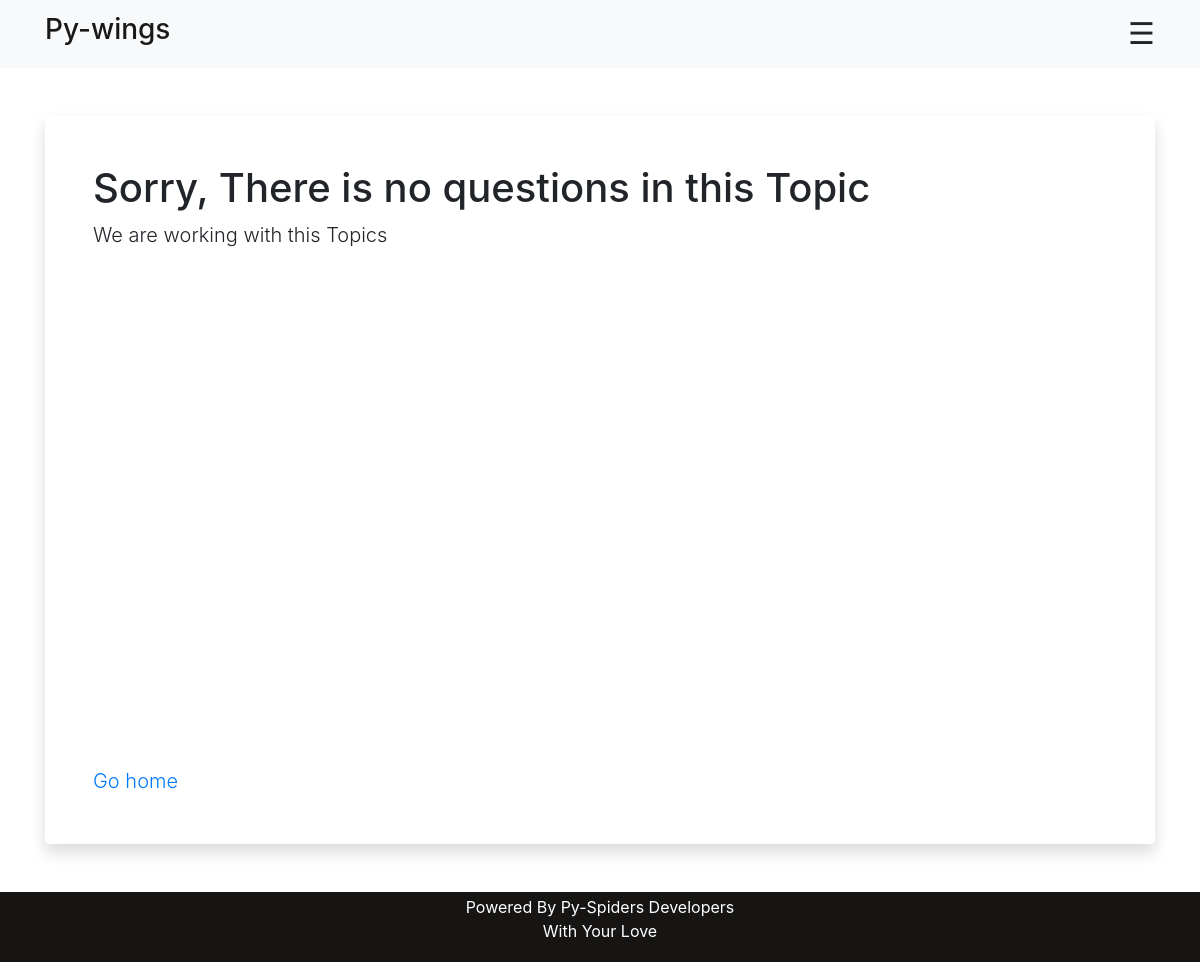
/get_qa/programming/, run on an earlier commit of the app's database.
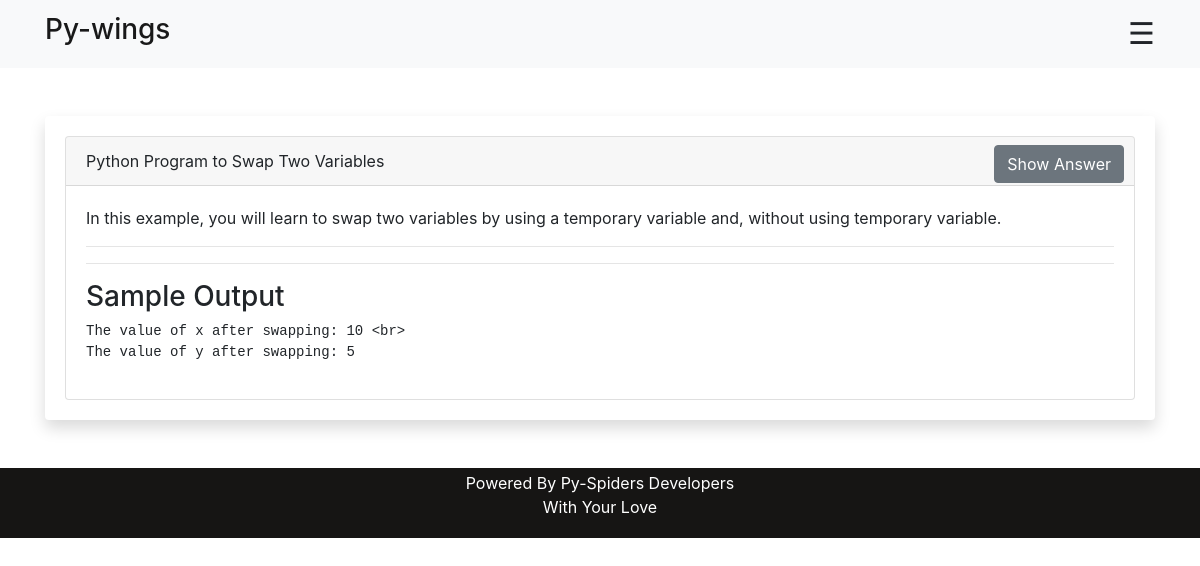
And on a later commit of the database.
### py_pro_app/models.py (models this page shows, shortened)
class Question(models.Model):
    DEFICULT_LEVEL = (
    ("Easy", "easy"),
    ("Medium", "medium"),
    ("Hard", "hard"),
)
    topic = models.ForeignKey(Topics, on_delete=models.CASCADE)
    ques = models.CharField(max_length=200)
    describ = models.TextField(null=True)
    code = models.TextField(null=True)
    deficult_level = models.CharField(max_length=20, choices=DEFICULT_LEVEL, default = '1')
    answer = models.TextField(null=True)
    added = models.DateTimeField(auto_now_add=True)
    class Meta:
        ordering = ('-added',)

### py_pro_app/views.py (the view)
# urls.py: path('get_qa/<str:pk>/', views.qa_page, name='get_qa'),
def qa_page(request, pk):
    topics_objects = Topics.objects.all()
    data = Question.objects.filter(topic__title__contains=pk)
    context = {'data': data, 'topics': topics_objects}
    return render(request, 'py_pro_app/qa.html', context)

### templates/py_pro_app/qa.html (shortened to what this page needs)
{% extends "py_pro_app/base.html" %}
{% block content %}
{% if data %}
{% for x in data %}
<div class="container">
    <div class="card border-0 shadow my-5">
        <div class="card-body">
            <div class="card">
                <div class="card-header">
                    <div>
                        {{ x.ques }}
                    </div>
                    <button type="button" class="btn btn-secondary buttom-toggle" onclick="showDiv({{x.id}})">Show Answer</button>
                </div>
                <div class="card-body">
                    <blockquote class="without-block mb-0">
                        <p class='description'>{{ x.describ }}</p>
                        <hr>
                        <hr>
                        <h3> Sample Output </h3>
                        <pre><code class="python code-snip2">{{ x.answer }}</code></pre>
                    </blockquote>
                </div>
            </div>
        </div>
    </div>
</div>
{% endfor %}
{% else %}
<div class="container">
    <div class="card border-0 shadow my-5">
      <div class="card-body p-5">
        <h1 class="fw-light">Sorry, There is no questions in this Topic</h1>
        <p class="lead">We are working with this Topics</p>
        <div style="height: 500px"></div>
        <a href="{% url 'home' %}"><p class="lead mb-0">Go home</p></a>
      </div>
    </div>
</div>
{% endif %}
{% endblock %}

What changed in the data, as far as the page shows it:
added Question: ques "Python Program to Swap Two Variables", describ "In this example, you will learn to swap two variables by using a temporary variable and, without using temporary variable.", answer "The value of x after swapping: 10 <br> The value of y after swapping: 5"
Also different on the page:
text no longer shown: "Sorry, There is no questions in this Topic We are working with this Topics Go home"
